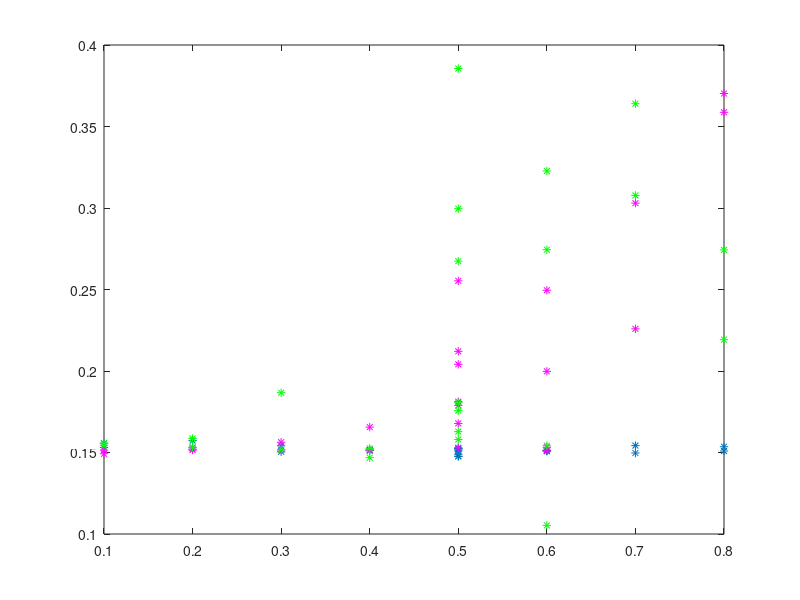

Source code (MATLAB): (Note: this script raises an error after producing the figure.)
% COPYRIGHT © 2025 FAU
% 
% This MATLAB script is the intellectual property of FAU.
% All rights reserved.
% 
% Redistribution and use in source and binary forms, with or without 
% modification, are permitted provided that the following conditions are met:
% 
% 1. Redistributions of source code must retain the above copyright notice, 
%    this list of conditions, and the following disclaimer.
% 2. Redistributions in binary form must reproduce the above copyright notice, 
%    this list of conditions, and the following disclaimer in the documentation 
%    and/or other materials provided with the distribution.
% 3. Neither the name of FAU nor the names of its 
%    contributors may be used to endorse or promote products derived from 
%    this software without specific prior written permission.
% 
% THIS SOFTWARE IS PROVIDED "AS IS" AND ANY EXPRESS OR IMPLIED WARRANTIES, 
% INCLUDING, BUT NOT LIMITED TO, THE IMPLIED WARRANTIES OF MERCHANTABILITY AND 
% FITNESS FOR A PARTICULAR PURPOSE ARE DISCLAIMED. IN NO EVENT SHALL THE 
% COPYRIGHT HOLDER OR CONTRIBUTORS BE LIABLE FOR ANY DIRECT, INDIRECT, INCIDENTAL, 
% SPECIAL, EXEMPLARY, OR CONSEQUENTIAL DAMAGES (INCLUDING, BUT NOT LIMITED TO, 
% PROCUREMENT OF SUBSTITUTE GOODS OR SERVICES; LOSS OF USE, DATA, OR PROFITS; 
% OR BUSINESS INTERRUPTION) HOWEVER CAUSED AND ON ANY THEORY OF LIABILITY, 
% WHETHER IN CONTRACT, STRICT LIABILITY, OR TORT (INCLUDING NEGLIGENCE OR OTHERWISE) 
% ARISING IN ANY WAY OUT OF THE USE OF THIS SOFTWARE, EVEN IF ADVISED OF THE 
% POSSIBILITY OF SUCH DAMAGE.
%
% Author: Kaarmukilan

clc
clear
close all

% Parameters
jamIndex1 = 1:23;  % Constant Jamming Distance
jamIndex2 = 24:31; % Constant Relative Jamming Power

% Jamming Power (W)
jamPower = [0.1 0.3 0.6 0.1 0.3 0.6 0.2 0.2 0.4 0.4 0.5 0.5 0.7 0.7 0.8 0.8 0.6 0.6 repmat(0.5,1,13)];

% Jammind Distance (m)
jamDistance = [repmat(10,1,23) 3 5 7 10 13 16 19 21];

% Load the calculated EVM values

% dB values
load AmplitudeError_values.mat 
load PhaseError_values.mat

noJam_ampErr = AmpError_matrix(:,2);
gauss_ampErr = AmpError_matrix(:,3);
sine_ampErr  = AmpError_matrix(:,4);

% Plot
y1_value1 = 0.16;  % Amplitude Error threshold for constant Jamming Distance 
y1_value2 = 0.25;  % Amplitude Error threshold for constant Jamming Distance 
y2_value1 = 0.15;   % Amplitude Error threshold for constant Relative Jamming Power
y2_value2 = 0.35;   % Amplitude Error threshold for constant Relative Jamming Power

figure;
plot(jamPower(jamIndex1),noJam_ampErr(jamIndex1),'*');
hold on;
plot(jamPower(jamIndex1),gauss_ampErr(jamIndex1),'m*');
hold on;
plot(jamPower(jamIndex1),sine_ampErr(jamIndex1),'g*');
hold on;
yline(y1_value1, '--r', 'LineWidth', 1.5);  
text(max(jamPower)-0.125, y1_value1, [num2str(y1_value1)], 'VerticalAlignment', 'bottom', 'HorizontalAlignment', 'left', 'FontSize', 11, 'Color','r');
yline(y1_value2, '--r', 'LineWidth', 1.5);  
text(max(jamPower)-0.125, y1_value2, [num2str(y1_value2)], 'VerticalAlignment', 'bottom', 'HorizontalAlignment', 'left', 'FontSize', 11, 'Color','r');
figName = sprintf('Relative Jamming Power vs Amplitude Error (Constant Jamming Distance: 10m)');
title(figName)
xlabel('Relative Jamming Power')
ylabel('Amplitude Error')
legend({'NoJam', 'Gauss','Sine'},'Location','northwest');

figure;
plot(jamDistance(jamIndex2),noJam_ampErr(jamIndex2),'*');
hold on;
plot(jamDistance(jamIndex2),gauss_ampErr(jamIndex2),'m*');
hold on;
plot(jamDistance(jamIndex2),sine_ampErr(jamIndex2),'g*');
hold on;
xticks([1:2:21 22]);
yline(y2_value1, '--r', 'LineWidth', 1.5);  
text(max(jamDistance)-2, y2_value1, [num2str(y2_value1)], 'VerticalAlignment', 'bottom', 'HorizontalAlignment', 'left', 'FontSize', 11, 'Color','r');
yline(y2_value2, '--r', 'LineWidth', 1.5);  
text(max(jamDistance)-2, y2_value2, [num2str(y2_value2)], 'VerticalAlignment', 'bottom', 'HorizontalAlignment', 'left', 'FontSize', 11, 'Color','r');
title('Jamming Distance vs Amplitude Error (Constant Relative Jamming Power: 0.5W)')
xlabel('Jamming Distance (m)')
ylabel('Amplitude Error')
legend({'NoJam', 'Gauss','Sine'},'Location','northwest');

noJam_phaseErr = PhaseError_matrix(:,2);
gauss_phaseErr = PhaseError_matrix(:,3);
sine_phaseErr  = PhaseError_matrix(:,4);

% Plot
y3_value1 = 1.576;  % Phase Error threshold for constant Jamming Distance 
y3_value2 = 1.567;  % Phase Error threshold for constant Jamming Distance
y3_value3 = 1.583;  % Phase Error threshold for constant Jamming Distance 
y3_value4 = 1.555;  % Phase Error threshold for constant Jamming Distance

y4_value1 = 1.60;   % Phase Error threshold for constant Relative Jamming Power
y4_value2 = 1.55;   % Phase Error threshold for constant Relative Jamming Power
y4_value3 = 1.75;   % Phase Error threshold for constant Relative Jamming Power
y4_value4 = 1.40;   % Phase Error threshold for constant Relative Jamming Power

figure;
plot(jamPower(jamIndex1),noJam_phaseErr(jamIndex1),'*');
hold on;
plot(jamPower(jamIndex1),gauss_phaseErr(jamIndex1),'m*');
hold on;
plot(jamPower(jamIndex1),sine_phaseErr(jamIndex1),'g*');
hold on;
yline(y3_value1, '--r', 'LineWidth', 1.5);  
text(max(jamPower)-0.125, y3_value1, [num2str(y3_value1),'dB'], 'VerticalAlignment', 'bottom', 'HorizontalAlignment', 'left', 'FontSize', 11, 'Color','r');
yline(y3_value2, '--r', 'LineWidth', 1.5);  
text(max(jamPower)-0.125, y3_value2, [num2str(y3_value2),'dB'], 'VerticalAlignment', 'bottom', 'HorizontalAlignment', 'left', 'FontSize', 11, 'Color','r');
yline(y3_value3, '--r', 'LineWidth', 1.5);  
text(max(jamPower)-0.125, y3_value3, [num2str(y3_value3),'dB'], 'VerticalAlignment', 'bottom', 'HorizontalAlignment', 'left', 'FontSize', 11, 'Color','r');
yline(y3_value4, '--r', 'LineWidth', 1.5);  
text(max(jamPower)-0.125, y3_value4, [num2str(y3_value4),'dB'], 'VerticalAlignment', 'bottom', 'HorizontalAlignment', 'left', 'FontSize', 11, 'Color','r');
figName = sprintf('Relative Jamming Power vs Phase Error (Constant Jamming Distance: 10m)');
title(figName)
xlabel('Relative Jamming Power')
ylabel('Phase Error')
legend({'NoJam', 'Gauss','Sine'},'Location','northwest');
axis([0.1 0.8 1.4951 1.6682])

figure;
plot(jamDistance(jamIndex2),noJam_phaseErr(jamIndex2),'*');
hold on;
plot(jamDistance(jamIndex2),gauss_phaseErr(jamIndex2),'m*');
hold on;
plot(jamDistance(jamIndex2),sine_phaseErr(jamIndex2),'g*');
hold on;
xticks([1:2:21 22]);
yline(y4_value1, '--r', 'LineWidth', 1.5);  
text(max(jamDistance)-2, y4_value1, [num2str(y4_value1),'dB'], 'VerticalAlignment', 'bottom', 'HorizontalAlignment', 'left', 'FontSize', 11, 'Color','r');
yline(y4_value2, '--r', 'LineWidth', 1.5);  
text(max(jamDistance)-2, y4_value2, [num2str(y4_value2),'dB'], 'VerticalAlignment', 'bottom', 'HorizontalAlignment', 'left', 'FontSize', 11, 'Color','r');
yline(y4_value3, '--r', 'LineWidth', 1.5);  
text(max(jamDistance)-2, y4_value3, [num2str(y4_value3),'dB'], 'VerticalAlignment', 'bottom', 'HorizontalAlignment', 'left', 'FontSize', 11, 'Color','r');
yline(y4_value4, '--r', 'LineWidth', 1.5);  
text(max(jamDistance)-2, y4_value4, [num2str(y4_value4),'dB'], 'VerticalAlignment', 'bottom', 'HorizontalAlignment', 'left', 'FontSize', 11, 'Color','r');
title('Jamming Distance vs Phase Error (Constant Relative Jamming Power: 0.5W)')
xlabel('Jamming Distance (m)')
ylabel('Phase Error')
legend({'NoJam', 'Gauss','Sine'},'Location','southwest');
axis([1 22 1.2243 2])